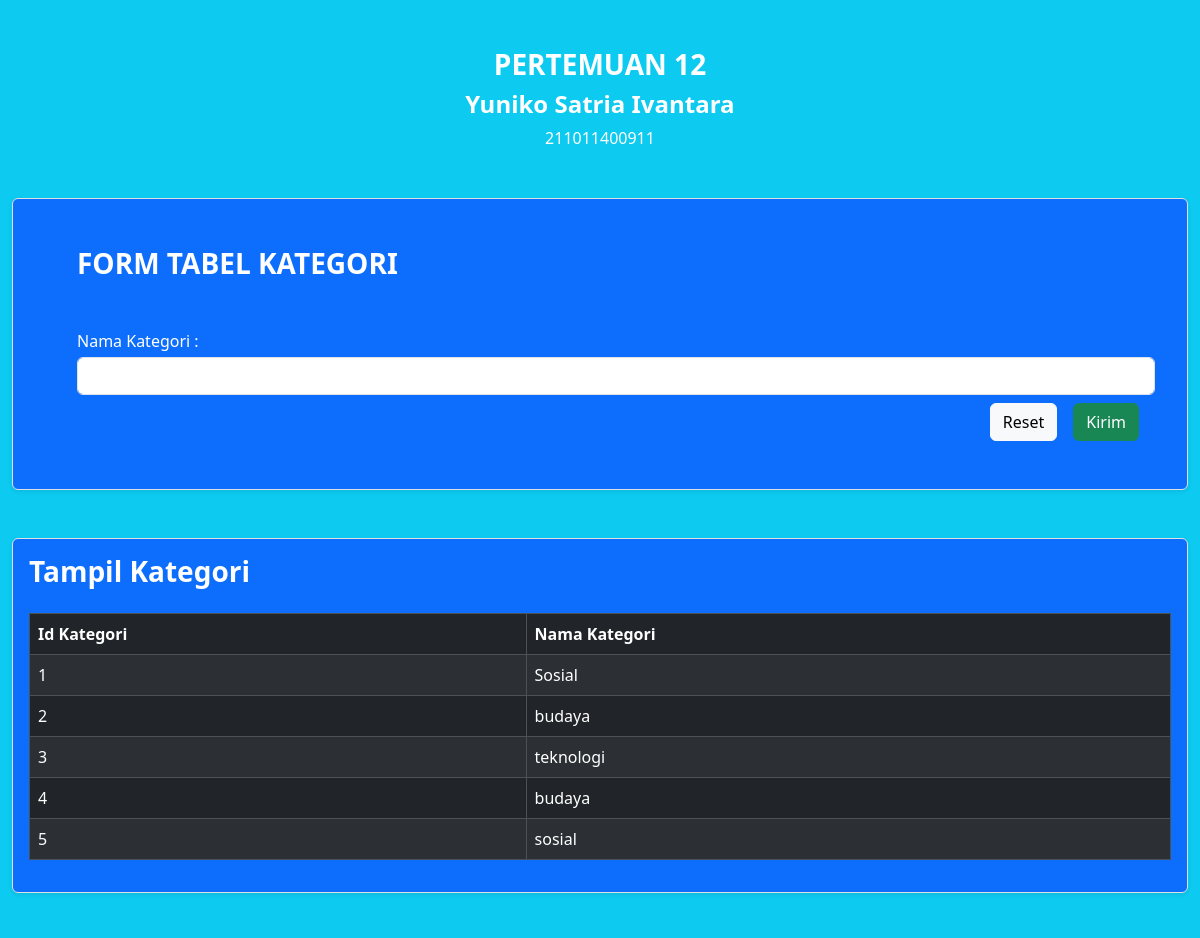
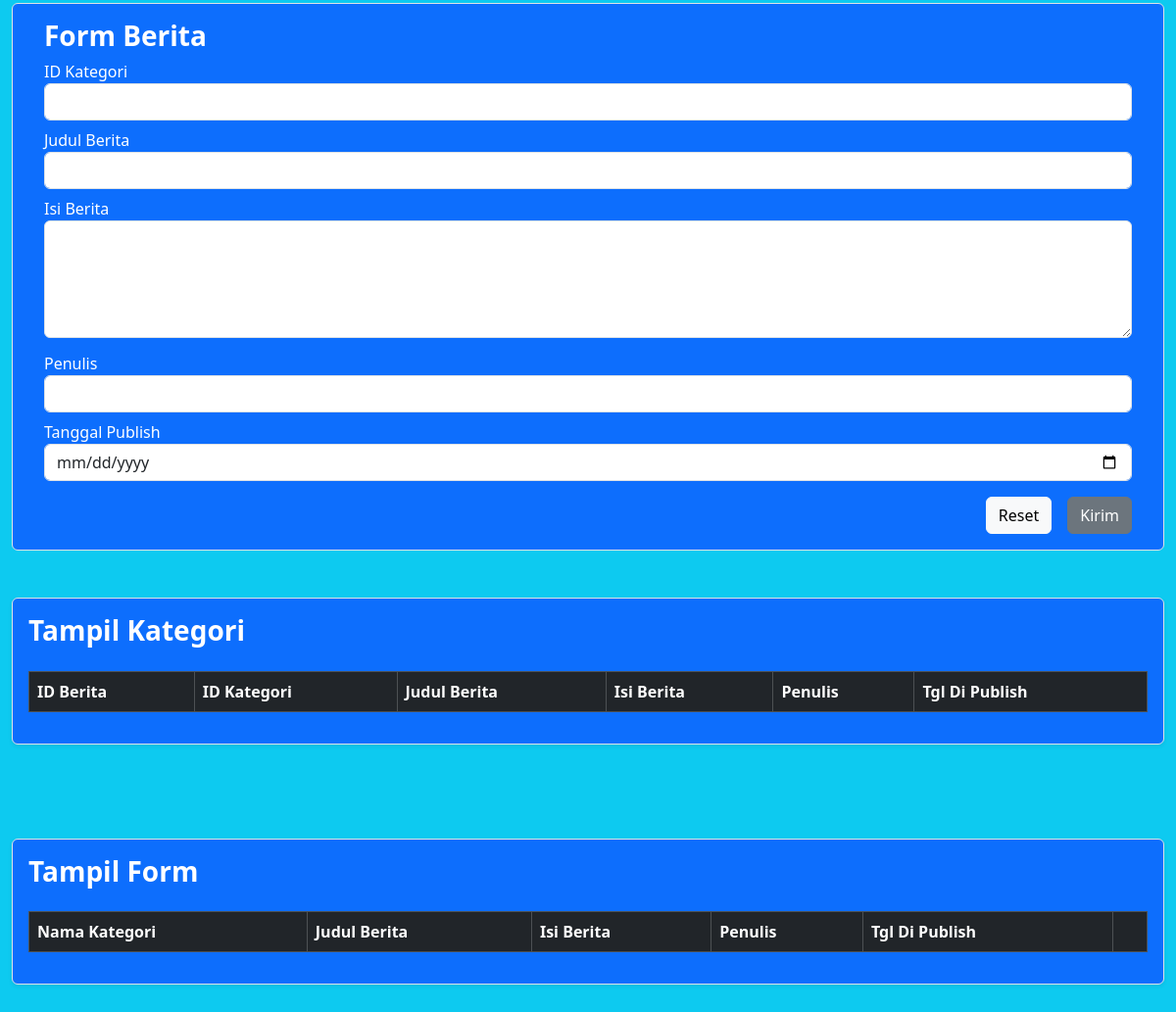
/form_kategori.php, run on an earlier commit of the app's database (2 pictures, top to bottom).
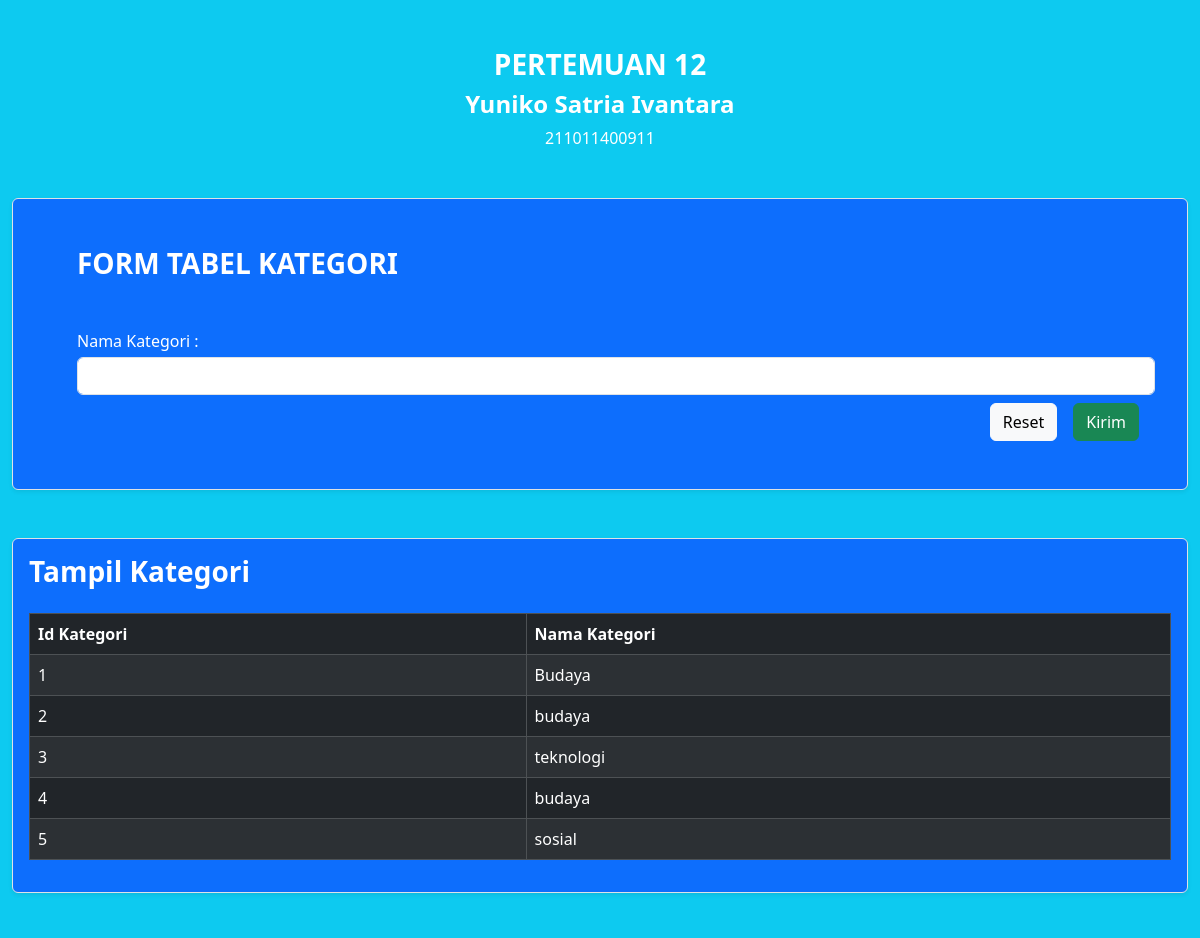
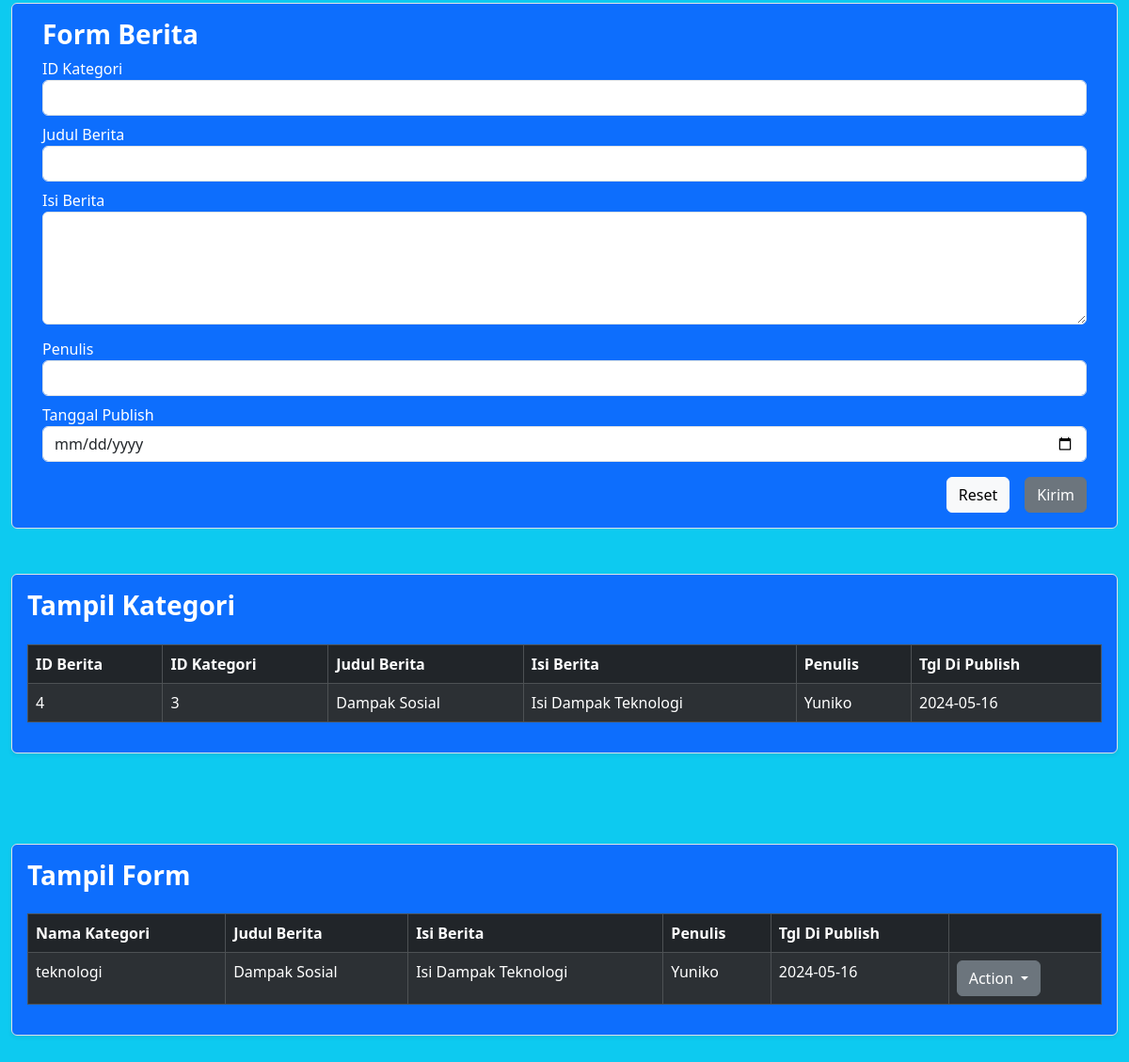
And on a later commit of the database (2 pictures, top to bottom).
### tables this page shows
CREATE TABLE `tblkategori` (
  `idkategori` int NOT NULL,
  `nama_kategori` varchar(25) NOT NULL
);

CREATE TABLE `tblberita` (
  `id_berita` int NOT NULL,
  `idkategori` int NOT NULL,
  `judul_berita` varchar(30) NOT NULL,
  `isi_berita` text NOT NULL,
  `penulis` varchar(20) NOT NULL,
  `tgldipublish` date NOT NULL
);

### tampil_kategori.php (the view)
<?php
    include"koneksi.php";
    $tampil = "SELECT * FROM tblkategori";
    $hasiltampil = mysqli_query($con1, $tampil);
    echo"
    <div class = 'container-fluid text-white mt-5 mx-auto pb-5'>
        <div class='content px-3 py-3 bg-primary border rounded shadow-sm'>
            <div class= 'judul mb-4'>
                <h3><b>Tampil Kategori</b></h3>
            </div>
            <table class='table table-bordered table-dark table-striped text-white' border='1'>
                <thead>
                    <tr>
                        <th>Id Kategori</th>
                        <th>Nama Kategori</th>
                    </tr>
                </thead>
                <tbody>
    ";
    while ($row = mysqli_fetch_array($hasiltampil)){
    echo"
                        <tr>
                            <td>$row[idkategori]</td>
                            <td>$row[nama_kategori]</td>
                        </tr>
    ";
    }
?>
                </tbody>
            </table>
        </div>
    </div>

### form_kategori.php (shortened to what this page needs)
<?php
    include"koneksi.php";
?>
<!DOCTYPE html>
<html lang="en">
<head>
    <link href="https://cdn.jsdelivr.net/npm/bootstrap@5.3.3/dist/css/bootstrap.min.css" rel="stylesheet">
</head>
<body class="bg-info">
    <div class="container-fluid">
        <div class="header col-12 text-center text-white pt-5 pb-5">
            <h3><b>PERTEMUAN 12</b></h3>
            <h4><b>Yuniko Satria Ivantara</b></h4>
            <span>211011400911</span>
        </div>
        <form action="input_kategori.php" method="POST">
        <div class="px-5 text-white col-12 bg-primary py-5 border rounded shadow-sm">
                <h3 class="mb-5 ms-3"><b>FORM TABEL KATEGORI</b></h3>
                <label for="nmkategori" class="ms-3 mb-1">Nama Kategori :</label>
                <input type="text" name="nama_kategori" id="nmkategori" class="form-control ms-3">
                <div class="tombol mt-2 d-flex justify-content-end">
                    <button type="reset" class="btn btn-light me-3">Reset</button>
                    <button type="submit" class="btn btn-success">Kirim</button>
                </div>
        </div>
        </form>
    </div>
    <?php
        include"tampil_kategori.php";
        include"form_berita.php";
        include"tampil_berita.php";
        include"tampil.php";
    ?>
</body>
</html>

### form_berita.php
<div class="container-fluid">
    <form action="input_berita.php" method="POST">
    <div class="content bg-primary border rounded text-white py-3 mb-5 px-3">
        <div class="judul">
            <h3 class="ms-3"><b>Form Berita</b></h3>
        </div>
        <div class="inputdata mx-3 mb-2">
            <label for="idkategori">ID Kategori</label>
            <input type="text" name="idkategori" id="idkategori" class="form-control">
        </div>
        <div class="inputdata mx-3 mb-2">
            <label for="judulberita">Judul Berita</label>
            <input type="text" name="judul_berita" id="judulberita" class="form-control">
        </div>
        <div class="isiberita mx-3 mb-2">
            <label for="isiberita">Isi Berita</label>
            <textarea name="isi_berita" id="isiberita" class="col-12 border rounded" style="min-height:120px; max-height:120px;"></textarea>
        </div>
        <div class="penulis mx-3 mb-2">
            <label for="penulisberita">Penulis</label>
            <input type="text" name="penulis" id="penulisberita" class="form-control">
        </div>
        <div class="tglpublish mx-3 mb-3">
            <label for="tglpublish">Tanggal Publish</label>
            <input type="date" name="tgldipublish" id="tglpublish" class="form-control">
        </div>
        <div class="tombol2 d-flex justify-content-end me-3">
            <button type="reset" class="btn btn-light me-3">Reset</button>
            <button type="submit" class="btn btn-secondary">Kirim</button>
        </div>
    </div>
    </form>
</div>

### tampil_berita.php
<?php
    include"koneksi.php";
    $tampil = "SELECT tblberita.id_berita, tblberita.idkategori, tblberita.judul_berita, tblberita.isi_berita, tblberita.penulis, tblberita.tgldipublish, tblkategori.nama_kategori
    FROM tblberita INNER JOIN tblkategori ON tblberita.idkategori = tblkategori.idkategori;
";
    $hasiltampil = mysqli_query($con1, $tampil);
    echo"
    <div class = 'container-fluid text-white mt-5 mx-auto pb-5'>
        <div class='content px-3 py-3 bg-primary border rounded shadow-sm'>
            <div class= 'judul mb-4'>
                <h3><b>Tampil Kategori</b></h3>
            </div>
            <table class='table table-bordered table-dark table-striped text-white' border='1'>
                <thead>
                    <tr>
                        <th>ID Berita</th>
                        <th>ID Kategori</th>
                        <th>Judul Berita</th>
                        <th>Isi Berita</th>
                        <th>Penulis</th>
                        <th>Tgl Di Publish</th>
                    </tr>
                </thead>
                <tbody>
    ";
    while ($row = mysqli_fetch_array($hasiltampil)){
    echo"
                        <tr>
                            <td>$row[id_berita]</td>
                            <td>$row[idkategori]</td>
                            <td>$row[judul_berita]</td>
                            <td>$row[isi_berita]</td>
                            <td>$row[penulis]</td>
                            <td>$row[tgldipublish]</td>
                        </tr>
    ";
    }
?>
                </tbody>
            </table>
        </div>
    </div>

### tampil.php
<?php
    include"koneksi.php";
    $tampil = "SELECT tblberita.id_berita, tblberita.judul_berita, tblberita.isi_berita, tblberita.penulis, tblberita.tgldipublish, tblkategori.nama_kategori
    FROM tblberita INNER JOIN tblkategori ON tblberita.idkategori = tblkategori.idkategori;
";
    $hasiltampil = mysqli_query($con1, $tampil);
    echo"
    <div class = 'container-fluid text-white mt-5 mx-auto pb-5'>
        <div class='content px-3 py-3 bg-primary border rounded shadow-sm'>
            <div class= 'judul mb-4'>
                <h3><b>Tampil Form</b></h3>
            </div>
            <table class='table table-bordered table-dark table-striped text-white' border='1'>
                <thead>
                    <tr>
                        <th>Nama Kategori</th>
                        <th>Judul Berita</th>
                        <th>Isi Berita</th>
                        <th>Penulis</th>
                        <th>Tgl Di Publish</th>
                        <th></th>
                    </tr>
                </thead>
                <tbody>
    ";
    while ($row = mysqli_fetch_array($hasiltampil)){
        echo "
                    <tr>
                        <td>$row[nama_kategori]</td>
                        <td>$row[judul_berita]</td>
                        <td>$row[isi_berita]</td>
                        <td>$row[penulis]</td>
                        <td>$row[tgldipublish]</td>
                        <td>
                            <div class='dropdown'>
                                <button class='btn btn-secondary dropdown-toggle' type='button' data-bs-toggle='dropdown' aria-expanded='false'>
                                    Action
                                </button>
                                <ul class='dropdown-menu'>
                                    <li><a class='dropdown-item' href='edit.php?id=$row[id_berita]'>Edit</a></li>
                                    <li><a class='dropdown-item' href='delete.php?id=$row[id_berita]'>Hapus</a></li>
                                </ul>
                            </div>
                        </td>
                    </tr>
                ";
    }
?>
                </tbody>
            </table>
        </div>
    </div>

What changed in the data, as far as the page shows it:
changed tblkategori id 1: nama_kategori "Sosial" → "Budaya"
added tblberita: id_berita "4", idkategori "3", judul_berita "Dampak Sosial", isi_berita "Isi Dampak Teknologi", penulis "Yuniko", tgldipublish "2024-05-16", idkategori.nama_kategori "teknologi"
